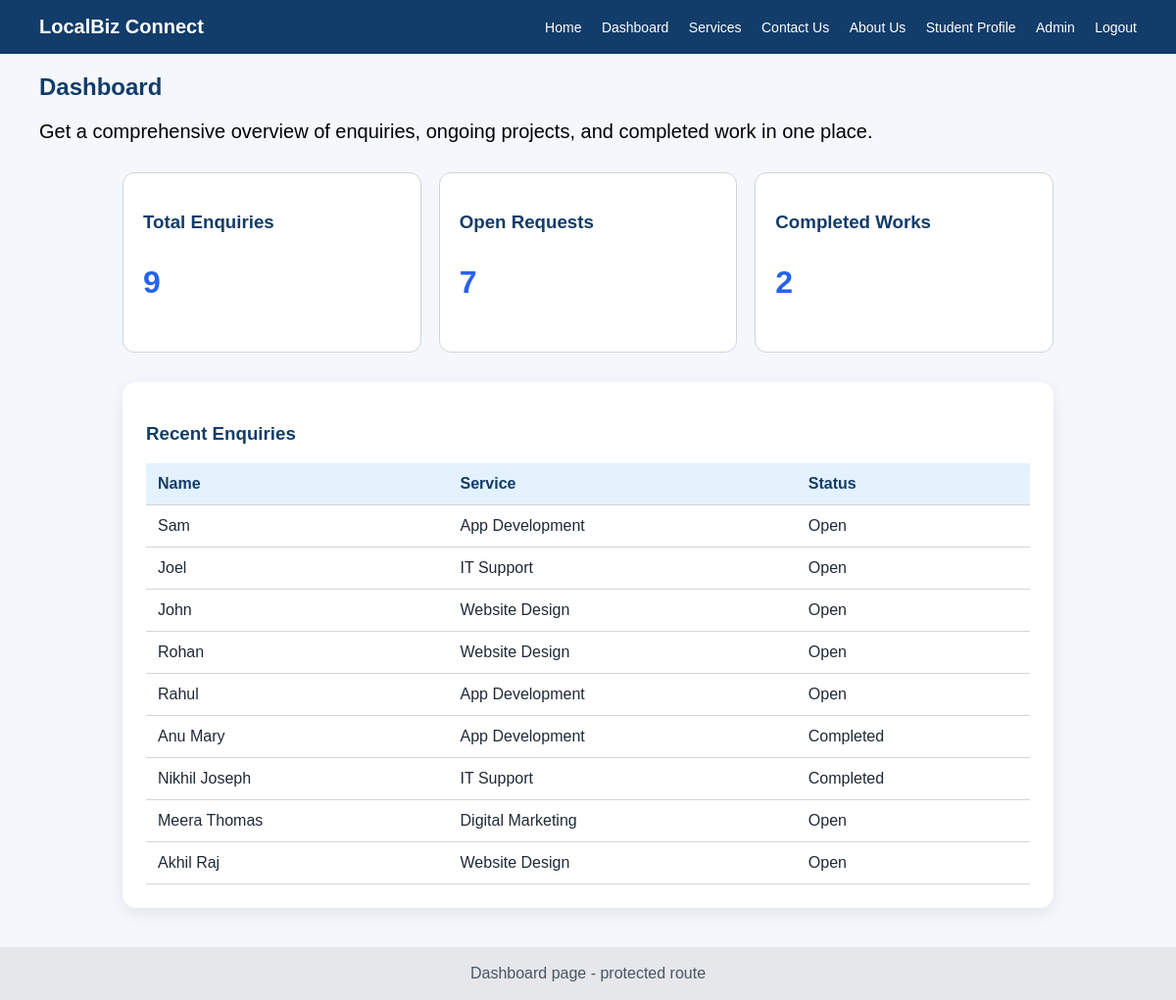
Page /dashboard.html (signed in) on the committed database.
### tables this page shows
CREATE TABLE enquiries (
        id INTEGER PRIMARY KEY AUTOINCREMENT,
        user_id INTEGER,
        name TEXT NOT NULL,
        email TEXT NOT NULL,
        phone TEXT NOT NULL,
        service TEXT NOT NULL,
        message TEXT NOT NULL,
        status TEXT NOT NULL DEFAULT 'Open',
        created_at TEXT DEFAULT CURRENT_TIMESTAMP,
        FOREIGN KEY (user_id) REFERENCES users(id)
    );

### app.py (the view)
@app.route("/dashboard.html")
def dashboard():
    counts = get_dashboard_counts()
    enquiries = get_all_enquiries()
    return render_template(
        "dashboard.html",
        counts=counts,
        enquiries=enquiries
    )

### db.py (called while the page is built)
def get_connection():
    conn = sqlite3.connect(DB_NAME)
    conn.row_factory = sqlite3.Row
    return conn

def get_all_enquiries():
    conn = get_connection()
    cur = conn.cursor()
    cur.execute("""
    SELECT enquiries.*, users.name AS submitted_by
    FROM enquiries
    LEFT JOIN users ON enquiries.user_id = users.id
    ORDER BY enquiries.id DESC
    """)
    rows = cur.fetchall()
    conn.close()
    return rows

def get_dashboard_counts():
    conn = get_connection()
    cur = conn.cursor()
    cur.execute("SELECT COUNT(*) AS count FROM enquiries")
    total = cur.fetchone()["count"]
    cur.execute("SELECT COUNT(*) AS count FROM enquiries WHERE status = 'Open'")
    open_count = cur.fetchone()["count"]
    cur.execute("SELECT COUNT(*) AS count FROM enquiries WHERE status = 'Completed'")
    completed = cur.fetchone()["count"]
    conn.close()
    return {
        "total_enquiries": total,
        "open_requests": open_count,
        "completed_works": completed
    }

### frontend/templates/dashboard.html (shortened to what this page needs)
{% extends "base.html" %}
{% block content %}
<section class="page-title">
    <h1>Dashboard</h1>
    <p style="color:black ;font-family: Arial, sans-serif;font-size:20px">
        Get a comprehensive overview of enquiries, ongoing projects, and completed work in one place.</p>
</section>
<section class="container">
<section class="grid1">
    <div class="mincard"><h3>Total Enquiries</h3><p class="stat-number">{{ counts.total_enquiries }}</p></div>
    <div class="mincard"><h3>Open Requests</h3><p class="stat-number">{{ counts.open_requests }}</p></div>
    <div class="mincard"><h3>Completed Works</h3><p class="stat-number">{{ counts.completed_works }}</p></div>
</section>
</section>
<section class="container">
    <div class="box">
        <h3>Recent Enquiries</h3>
        <table>
            <thead><tr><th>Name</th><th>Service</th><th>Status</th></tr></thead>
            <tbody>
                {% for enquiry in enquiries %}
                <tr>
                    <td>{{ enquiry.name }}</td>
                    <td>{{ enquiry.service }}</td>
                    <td>{{ enquiry.status }}</td>
                </tr>
                {% endfor %}
            </tbody>
        </table>
    </div>
</section>
{% endblock %}
{% block footer %}Dashboard page - protected route{% endblock %}

### frontend/static/style.css (style rules this page uses)
* { box-sizing: border-box; }
body { margin: 0; font-family: Arial, sans-serif; background: #f4f7fb; color: #1f2937; }
.container { width: 90%; max-width: 950px; margin: 30px auto; }
.page-title { padding: 0px 40px 0 40px; }
.page-title h1 { color: #123c69; margin-bottom: 5px; }
table { width: 100%; border-collapse: collapse; margin-top: 15px; }
th, td { text-align: left; border-bottom: 1px solid #d1d5db; padding: 12px; }
th { background: #e3f2fd; color: #123c69; }
.stat-number { font-size: 32px; font-weight: bold; color: #2563eb; }
.mincard { background:white; color:#123c69; padding:20px; border-radius:12px; text-align:left; border:1px solid #d1d5db; }
.mincard h3 { color:#123c69; }
.box { margin: 30px 0px 40px 0px; background: white; padding: 24px; border-radius: 14px; box-shadow: 0 5px 18px rgba(0,0,0,0.08); }
.box h3 { color:#123c69; }
.grid1 { display: grid; grid-template-columns: repeat(3, 1fr); gap: 18px; margin:30px auto; }

### rows in the picture
enquiries: name "Sam", service "App Development", status "Open"
enquiries: name "Joel", service "IT Support", status "Open"
enquiries: name "John", service "Website Design", status "Open"
enquiries: name "Rohan", service "Website Design", status "Open"
enquiries: name "Rahul", service "App Development", status "Open"
enquiries: name "Anu Mary", service "App Development", status "Completed"
enquiries: name "Nikhil Joseph", service "IT Support", status "Completed"
enquiries: name "Meera Thomas", service "Digital Marketing", status "Open"
enquiries: name "Akhil Raj", service "Website Design", status "Open"

### other values in the picture
{{ counts.total_enquiries }} "9"
{{ counts.open_requests }} "7"
{{ counts.completed_works }} "2"
